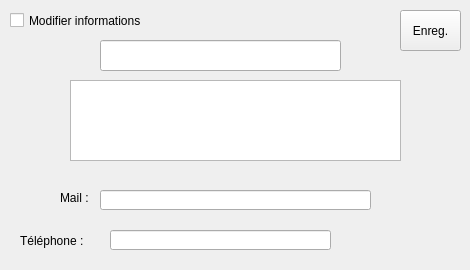
   <widget class="QWidget" name="tab5">
    <property name="accessibleDescription">
     <string/>
    </property>
    <property name="inputMethodHints">
     <set>Qt::ImhNone</set>
    </property>
    <attribute name="title">
     <string>Propriétaire</string>
    </attribute>
    <widget class="QLineEdit" name="nomProp">
     <property name="geometry">
      <rect>
       <x>100</x>
       <y>40</y>
       <width>241</width>
       <height>31</height>
      </rect>
     </property>
     <property name="styleSheet">
      <string notr="true">font: bold 14pt &quot;Garamond&quot;;</string>
     </property>
    </widget>
    <widget class="QLineEdit" name="lineMail">
     <property name="geometry">
      <rect>
       <x>100</x>
       <y>190</y>
       <width>271</width>
       <height>20</height>
      </rect>
     </property>
     <property name="styleSheet">
      <string notr="true"/>
     </property>
    </widget>
    <widget class="QLineEdit" name="lineTel">
     <property name="geometry">
      <rect>
       <x>110</x>
       <y>230</y>
       <width>221</width>
       <height>20</height>
      </rect>
     </property>
     <property name="styleSheet">
      <string notr="true"/>
     </property>
    </widget>
    <widget class="QTextEdit" name="lineAdress">
     <property name="geometry">
      <rect>
       <x>70</x>
       <y>80</y>
       <width>331</width>
       <height>81</height>
      </rect>
     </property>
     <property name="styleSheet">
      <string notr="true"/>
     </property>
    </widget>
    <widget class="QCheckBox" name="checkEditProp">
     <property name="geometry">
      <rect>
       <x>10</x>
       <y>10</y>
       <width>171</width>
       <height>21</height>
      </rect>
     </property>
     <property name="styleSheet">
      <string notr="true">font: 11pt &quot;Garamond&quot;;color = red</string>
     </property>
     <property name="text">
      <string>Modifier informations</string>
     </property>
    </widget>
    <widget class="QPushButton" name="btnSaveProp">
     <property name="geometry">
      <rect>
       <x>400</x>
       <y>10</y>
       <width>61</width>
       <height>41</height>
      </rect>
     </property>
     <property name="styleSheet">
      <string notr="true">font: bold 12pt &quot;Garamond&quot;;</string>
     </property>
     <property name="text">
      <string>Enreg.</string>
     </property>
    </widget>
    <widget class="QLabel" name="label_29">
     <property name="geometry">
      <rect>
       <x>60</x>
       <y>190</y>
       <width>41</width>
       <height>16</height>
      </rect>
     </property>
     <property name="text">
      <string>Mail :</string>
     </property>
    </widget>
    <widget class="QLabel" name="label_30">
     <property name="geometry">
      <rect>
       <x>20</x>
       <y>220</y>
       <width>91</width>
       <height>41</height>
      </rect>
     </property>
     <property name="text">
      <string>Téléphone :</string>
     </property>
    </widget>
   </widget>
